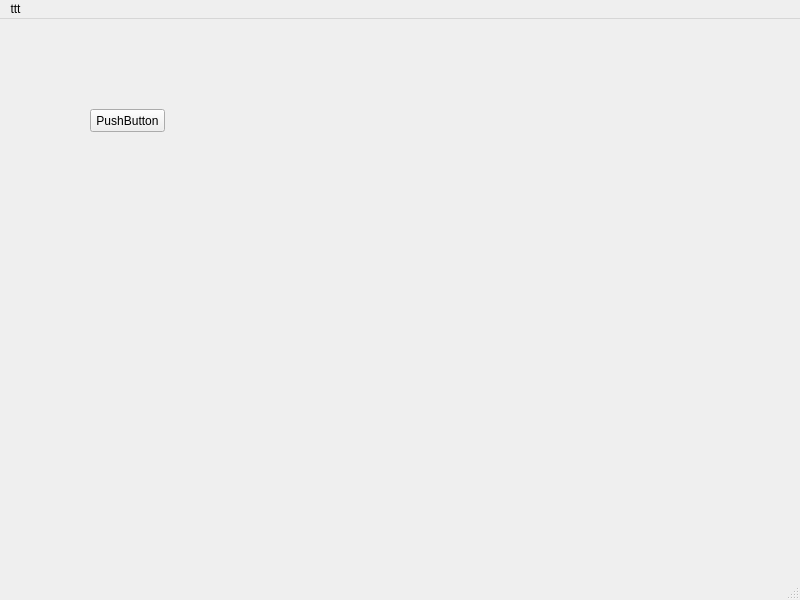
<?xml version="1.0" encoding="UTF-8"?>
<ui version="4.0">
 <class>MainWindow</class>
 <widget class="QMainWindow" name="MainWindow">
  <property name="geometry">
   <rect>
    <x>0</x>
    <y>0</y>
    <width>800</width>
    <height>600</height>
   </rect>
  </property>
  <property name="windowTitle">
   <string>MainWindow</string>
  </property>
  <widget class="QWidget" name="centralwidget">
   <widget class="QPushButton" name="pushButton">
    <property name="geometry">
     <rect>
      <x>90</x>
      <y>90</y>
      <width>75</width>
      <height>23</height>
     </rect>
    </property>
    <property name="text">
     <string>PushButton</string>
    </property>
   </widget>
  </widget>
  <widget class="QMenuBar" name="menubar">
   <property name="geometry">
    <rect>
     <x>0</x>
     <y>0</y>
     <width>800</width>
     <height>21</height>
    </rect>
   </property>
   <widget class="QMenu" name="menuttt">
    <property name="title">
     <string>ttt</string>
    </property>
   </widget>
   <addaction name="menuttt"/>
  </widget>
  <widget class="QStatusBar" name="statusbar"/>
 </widget>
 <resources/>
 <connections/>
</ui>
